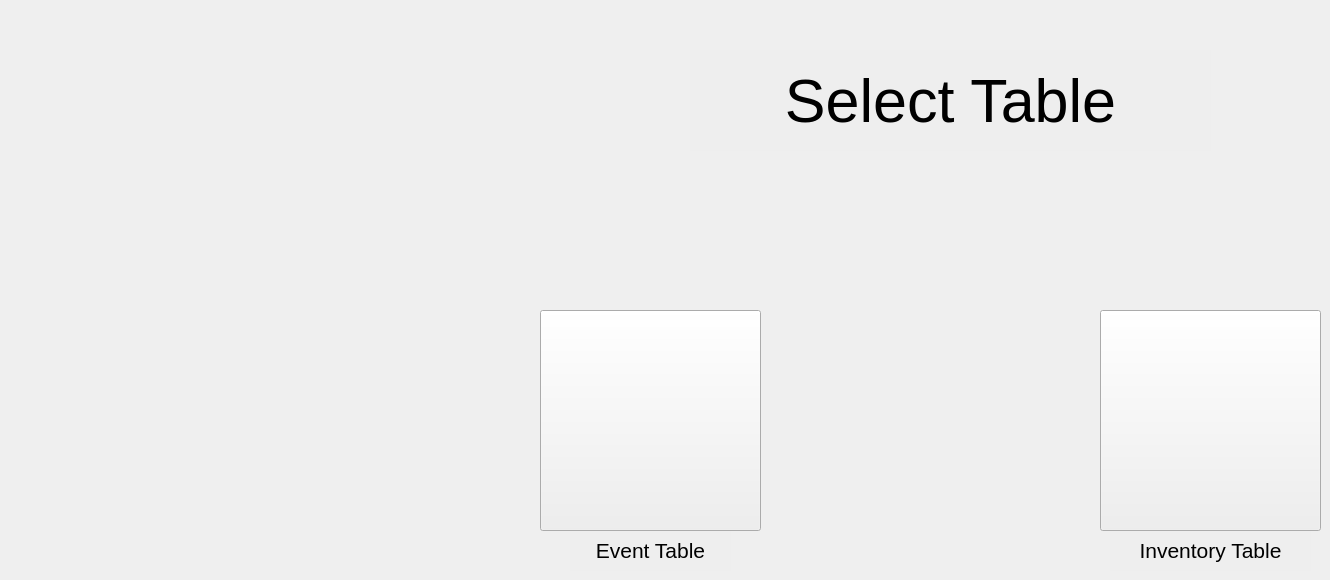
    <widget class="QWidget" name="afterloginforINVENTORY">
     <widget class="QLabel" name="label_36">
      <property name="geometry">
       <rect>
        <x>690</x>
        <y>50</y>
        <width>521</width>
        <height>101</height>
       </rect>
      </property>
      <property name="font">
       <font>
        <pointsize>46</pointsize>
       </font>
      </property>
      <property name="styleSheet">
       <string notr="true">background-color: rgb(128, 128, 128, 0.01);</string>
      </property>
      <property name="text">
       <string>Select Table</string>
      </property>
      <property name="alignment">
       <set>Qt::AlignCenter</set>
      </property>
     </widget>
     <widget class="QPushButton" name="Inventory_login_eventbutton">
      <property name="geometry">
       <rect>
        <x>540</x>
        <y>310</y>
        <width>221</width>
        <height>221</height>
       </rect>
      </property>
      <property name="styleSheet">
       <string notr="true">border-image: url(:/concert.png);</string>
      </property>
      <property name="text">
       <string/>
      </property>
     </widget>
     <widget class="QPushButton" name="Inventory_login_inventorybutton">
      <property name="geometry">
       <rect>
        <x>1100</x>
        <y>310</y>
        <width>221</width>
        <height>221</height>
       </rect>
      </property>
      <property name="styleSheet">
       <string notr="true">border-image: url(:/inventory.png);</string>
      </property>
      <property name="text">
       <string/>
      </property>
     </widget>
     <widget class="QLabel" name="label_8">
      <property name="geometry">
       <rect>
        <x>570</x>
        <y>530</y>
        <width>161</width>
        <height>41</height>
       </rect>
      </property>
      <property name="font">
       <font>
        <pointsize>16</pointsize>
       </font>
      </property>
      <property name="styleSheet">
       <string notr="true">background-color: rgb(128, 128, 128, 0.01);</string>
      </property>
      <property name="text">
       <string>Event Table</string>
      </property>
      <property name="alignment">
       <set>Qt::AlignCenter</set>
      </property>
     </widget>
     <widget class="QLabel" name="label_37">
      <property name="geometry">
       <rect>
        <x>1110</x>
        <y>530</y>
        <width>201</width>
        <height>41</height>
       </rect>
      </property>
      <property name="font">
       <font>
        <pointsize>16</pointsize>
       </font>
      </property>
      <property name="styleSheet">
       <string notr="true">background-color: rgb(128, 128, 128, 0.01);</string>
      </property>
      <property name="text">
       <string>Inventory Table</string>
      </property>
      <property name="alignment">
       <set>Qt::AlignCenter</set>
      </property>
     </widget>
    </widget>
